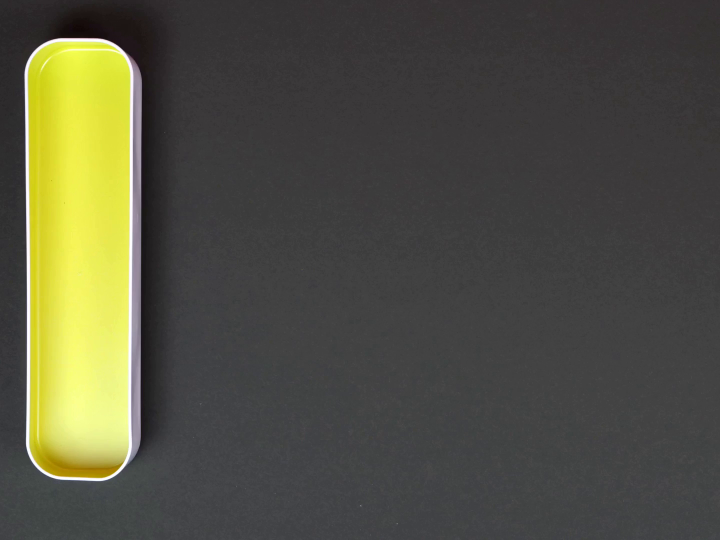
#> input picture frame 3 of Assets/boxes.mp4, 1440 x 1080 px (shown at 1/2 size)
$ python detect_objects_with_color.py
#> lines starting #> are read from the running program, lines starting #| are printed output that depends on the picture; after the words box and inside, x2 and y2 are one past the last pixel; in counts of white or black regions, pixels touching at a corner belong together
import cv2
import numpy as np
from PIL import Image

video_name = "boxes.mp4"
video_path = f"C:\\Users\\Choaib ELMADI\\Downloads\\D.I.F.Y\\Web Development\\Web Dev\\9) Python\\Useful Python Scripts\\Assets\\{ video_name }"

cap = cv2.VideoCapture(video_path)
frame_counter = 0

# color_to_detect = (241, 203, 123)  # SOFT BLUE
color_to_detect = (87, 233, 245)  # YELLOW
# color_to_detect = (10, 130, 255)  # ORANGE


def get_color_limits(color_to_detect):
    color = np.uint8([[color_to_detect]])  # type: ignore
    hsv_color = cv2.cvtColor(color, cv2.COLOR_BGR2HSV)  # type: ignore

    lower = hsv_color[0][0][0] - 10, 100, 100
    upper = hsv_color[0][0][0] + 10, 255, 255

    lower_limit = np.array(lower, dtype=np.uint8)
    upper_limit = np.array(upper, dtype=np.uint8)

    return lower_limit, upper_limit


while True:
    _, frame = cap.read()
#> frame is the input picture: shape (1080, 1440, 3); mean B, G, R 65.5, 81, 81.6
    frame = cv2.resize(frame, (640, 480))
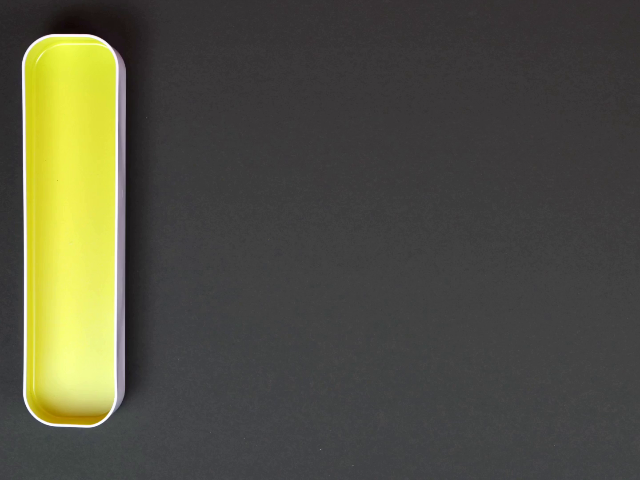
#> frame: shape (480, 640, 3); mean B, G, R 65.5, 81, 81.5
    hsv_frame = cv2.cvtColor(frame, cv2.COLOR_BGR2HSV)
#> hsv_frame: shape (480, 640, 3); mean H, S, V 80.7, 26.8, 82.7

    lower_limit, upper_limit = get_color_limits(color_to_detect)
    cv2_mask = cv2.inRange(hsv_frame, lower_limit, upper_limit)  # type: ignore
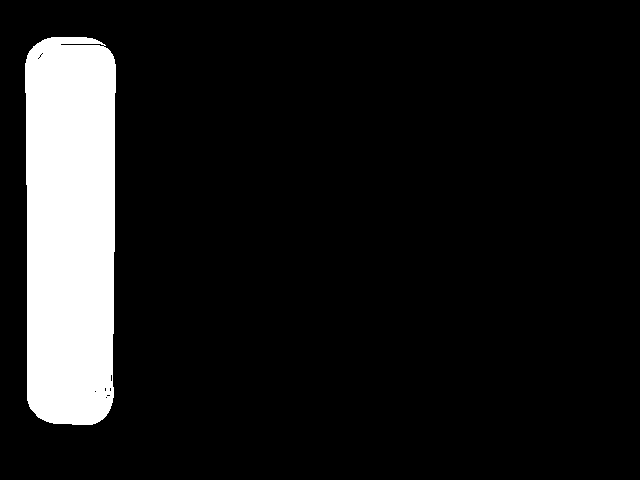
#> cv2_mask: shape (480, 640); 10.8% white; 1 white region, box (x1, y1, x2, y2) and area: (25, 37, 116, 425) 33257
    pil_mask = Image.fromarray(cv2_mask)

    bbox = pil_mask.getbbox()
#> bbox = (25, 37, 116, 425)
    if bbox is not None:
        cv2.rectangle(
            frame,
            (bbox[0], bbox[1]),
            (bbox[2], bbox[3]),
            (0, 0, 255),
            2,
        )
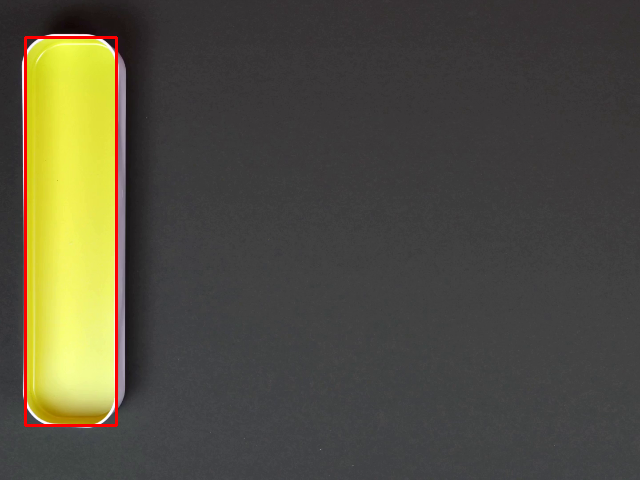
#> frame: shape (480, 640, 3); 0.93% of pixels changed, all inside (x1, y1, x2, y2) = (24, 36, 118, 427)

    frame_counter += 1
    if frame_counter == cap.get(cv2.CAP_PROP_FRAME_COUNT):
        frame_counter = 0
        cap.set(cv2.CAP_PROP_POS_FRAMES, 0)

    cv2.imshow("Frame", frame)
    # cv2.imshow("HSV Frame", hsv_frame)
    # cv2.imshow("Mask", cv2_mask)
    if cv2.waitKey(33) & 0xFF == ord("q"):
#> (key q is pressed here)
        break

cap.release()
cv2.destroyAllWindows()

$ run again, starting later in the video
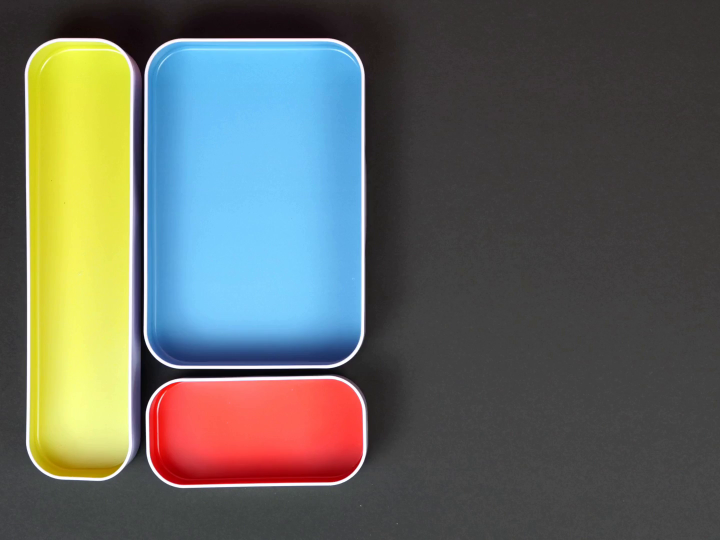
#> input picture frame 14 of Assets/boxes.mp4, 1440 x 1080 px (shown at 1/2 size)
#> frame is the input picture: shape (1080, 1440, 3); mean B, G, R 96.1, 102.8, 98.9
#> `frame = cv2.resize(frame, (640, 480))`:
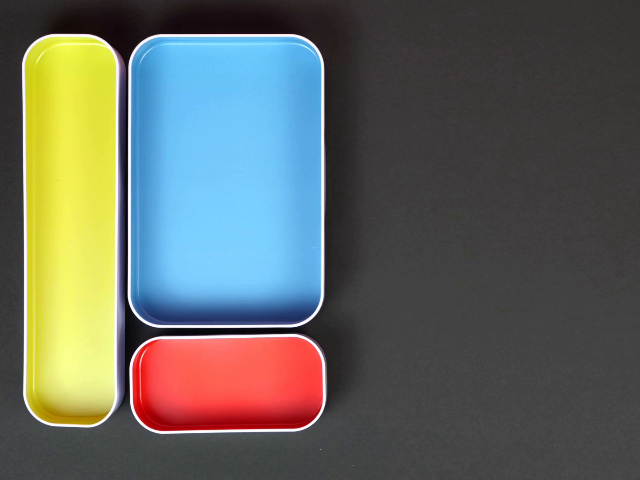
#> frame: shape (480, 640, 3); mean B, G, R 96.1, 102.8, 98.8
#> hsv_frame: shape (480, 640, 3); mean H, S, V 65.6, 65.1, 122.9
#> cv2_mask: shape (480, 640); 10.8% white; 1 white region, box (x1, y1, x2, y2) and area: (25, 37, 116, 425) 33300
#> bbox = (25, 37, 116, 425)
#> `cv2.rectangle( frame, (bbox[0], bbox[1]), (bbox[2], bbox[3]), (0, 0, 2..`:
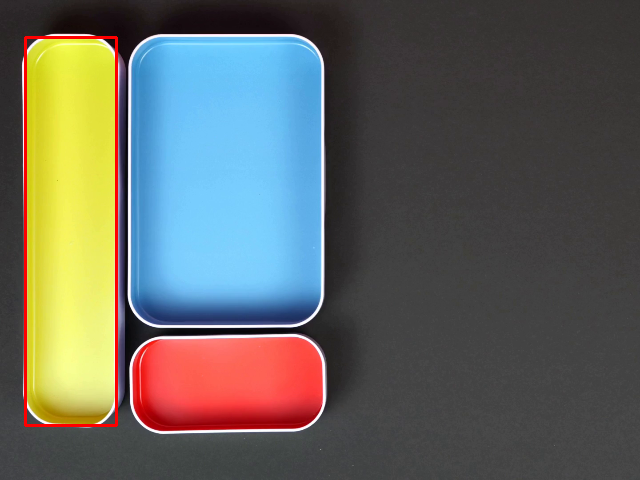
#> frame: shape (480, 640, 3); 0.93% of pixels changed, all inside (x1, y1, x2, y2) = (24, 36, 118, 427)

$ run again, starting later in the video
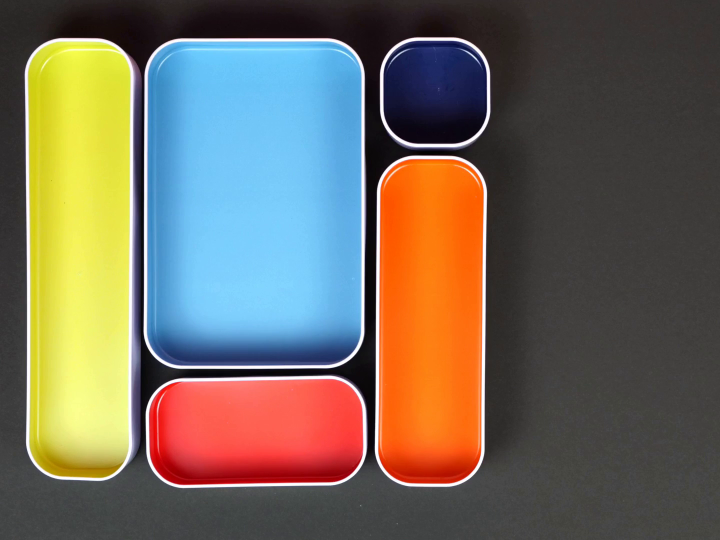
#> input picture frame 26 of Assets/boxes.mp4, 1440 x 1080 px (shown at 1/2 size)
#> frame is the input picture: shape (1080, 1440, 3); mean B, G, R 91.7, 106, 114.6
#> `frame = cv2.resize(frame, (640, 480))`:
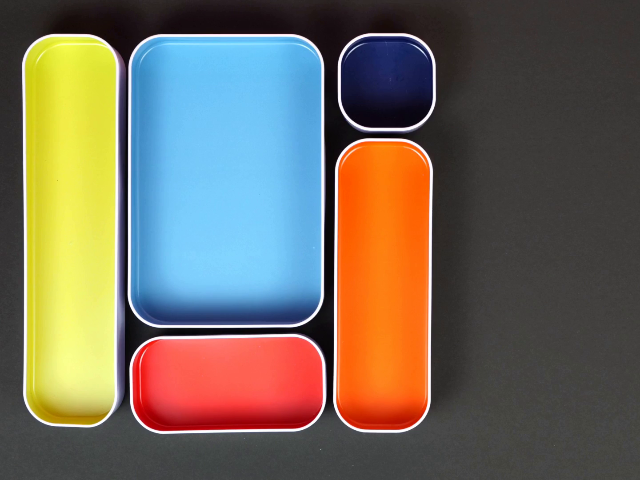
#> frame: shape (480, 640, 3); mean B, G, R 91.7, 105.9, 114.5
#> hsv_frame: shape (480, 640, 3); mean H, S, V 56.8, 93.2, 139.1
#> cv2_mask: shape (480, 640); 10.8% white; 1 white region, box (x1, y1, x2, y2) and area: (25, 37, 116, 425) 33304
#> bbox = (25, 37, 116, 425)
#> `cv2.rectangle( frame, (bbox[0], bbox[1]), (bbox[2], bbox[3]), (0, 0, 2..`:
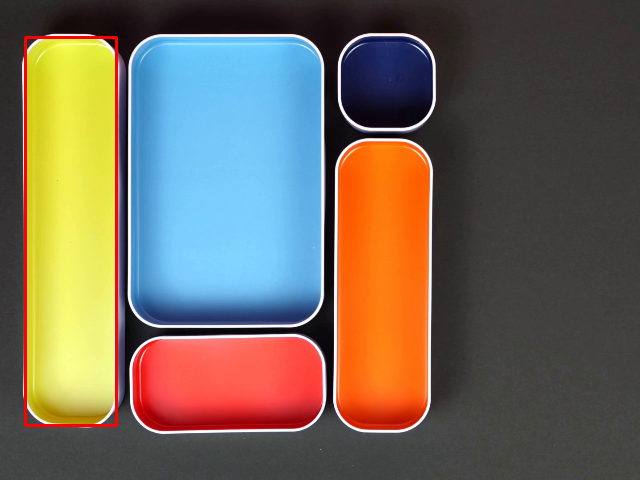
#> frame: shape (480, 640, 3); 0.93% of pixels changed, all inside (x1, y1, x2, y2) = (24, 36, 118, 427)
